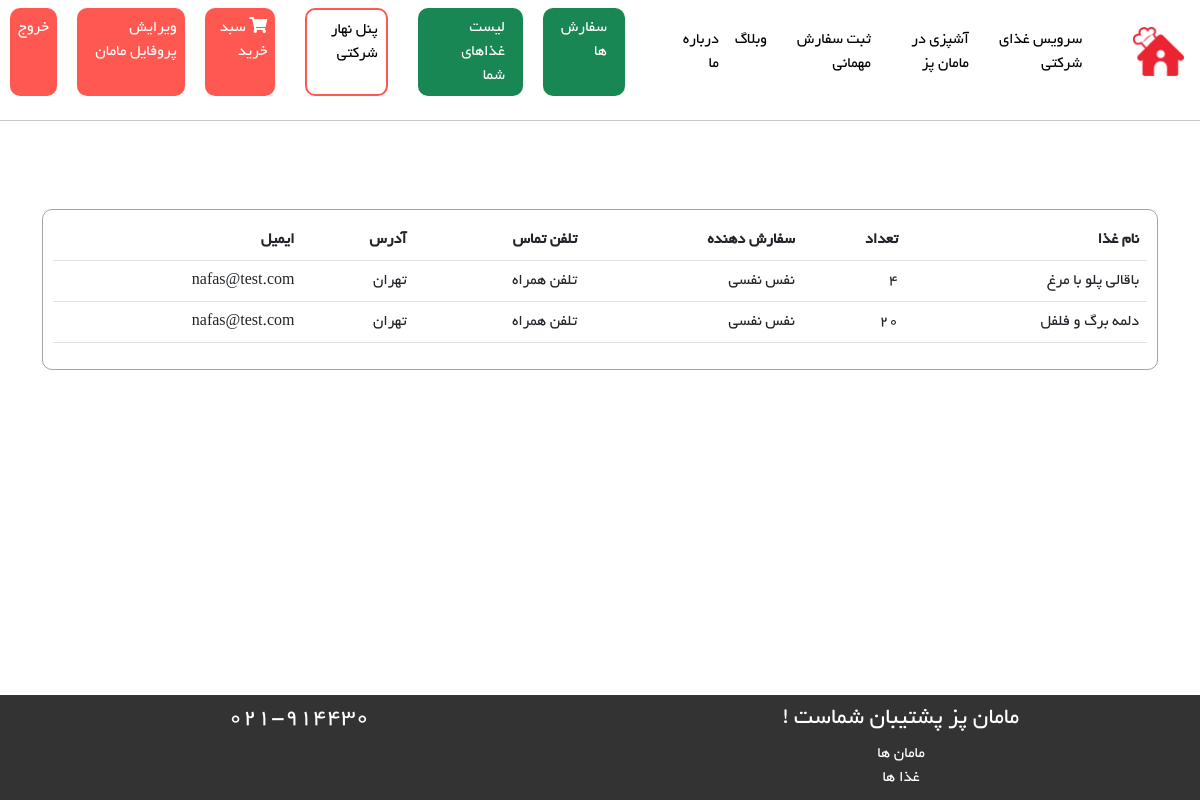
The page /order/showMomOrders (signed in) on the database as committed earlier.
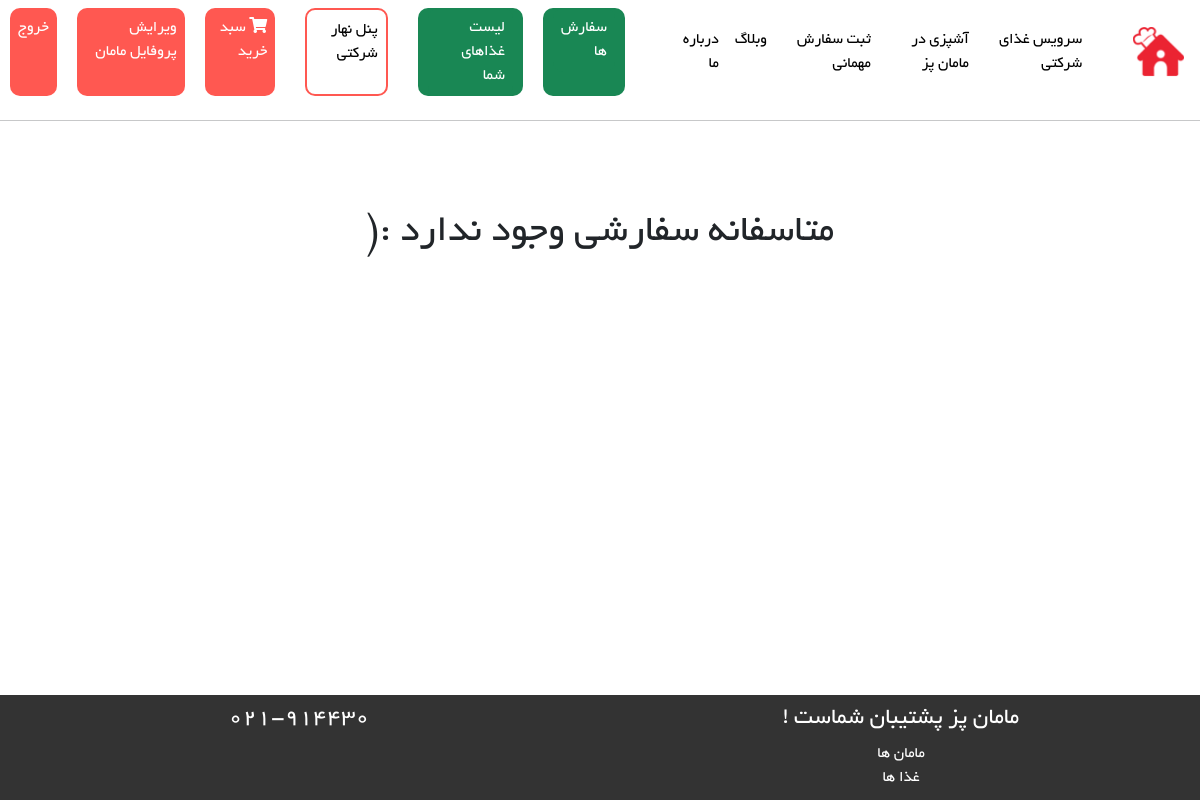
The same page on the database as committed later.
### Order/models.py (models this page shows, shortened)
class OrderDetail(models.Model):
    order = models.ForeignKey(Order, on_delete=models.CASCADE)
    food = models.ForeignKey(FoodsModel, on_delete=models.CASCADE)
    final_price = models.IntegerField(null=True, blank=True)
    count = models.IntegerField()
    is_paid = models.BooleanField(default=False)

class Order(models.Model):
    user = models.ForeignKey(User, on_delete=models.CASCADE)
    is_paid = models.BooleanField()
    payment_data = models.DateField(null=True, blank=True)
    class Meta:
        db_table = 'Order'

### Food/models.py (models this page shows, shortened)
class FoodsModel(models.Model):
    mom = models.ForeignKey(MomsModel, on_delete=models.CASCADE)
    food_name = models.CharField(max_length=100)
    food_price = models.IntegerField()
    food_recipe = models.CharField(max_length=500)
    food_order = models.IntegerField(editable=False, default=0)
    food_photo = models.ImageField(upload_to='foods_picture')
    is_active = models.BooleanField(default=True)
    class Meta:
        db_table = 'Foods'
        verbose_name = 'Food'
        verbose_name_plural = 'Foods'

### BaseApp/models.py (models this page shows, shortened)
class User(AbstractUser):
    phone_number = models.CharField(max_length=20, null=True, blank=True)
    email_active_code = models.CharField(max_length=100, null=True, blank=True)
    is_mom = models.BooleanField(default=False)
    address = models.TextField(null=True, blank=True)
    class Meta:
        db_table = 'User'

### Order/views.py (the view)
# urls.py: path('showMomOrders', views.showMomOrders, name='showMomOrders'),
def showMomOrders(request: HttpRequest):
    user_id = request.user.id
    is_mom = User.objects.filter(id=request.user.id, is_mom=True)
    if is_mom:
        mom_id = MomsModel.objects.filter(user_id=request.user.id).first()
        momOrders = OrderDetail.objects.filter(food__mom_id=mom_id.id, is_paid=True)
        context = {
            'momOrders': momOrders,
        }
        return render(request, 'Order/showMomOrders.html', context)
    else:
        return HttpResponseNotFound()

### Order/templates/Order/showMomOrders.html (shortened to what this page needs)
{% extends 'base/layout.html' %}
{% load static %}
{% block HeaderLinks %}
    <link rel="stylesheet" href="{% static 'css/Order/showCart-style.css' %}">
{% endblock %}
{% block main %}
    {% if momOrders %}
        <div class="main-box">
            <div class="table-responsive">
                <table class="table">
                    <thead>
                    <tr>
                        <th>نام غذا</th>
                        <th>تعداد</th>
                        <th>سفارش دهنده</th>
                        <th>تلفن تماس</th>
                        <th>آدرس</th>
                        <th>ایمیل</th>
                    </tr>
                    </thead>
                    {% for order in momOrders %}
                        <tbody>
                        <tr>
                            <td>{{ order.food.food_name }}</td>
                            <td>{{ order.count }}</td>
                            <td>{{ order.order.user.get_full_name }}</td>
                            <td>{{ order.order.user.phone_number }}</td>
                            <td>{{ order.order.user.address }}</td>
                            <td>{{ order.order.user.email }}</td>
                        </tr>
                        </tbody>
                    {% endfor %}
                </table>
            </div>
        </div>
    {% else %}
        <h1 class="text-center "> متاسفانه سفارشی وجود ندارد :( </h1>
    {% endif %}
{% endblock %}

### templates/base/layout.html (shortened to what this page needs)
{% load static %}
<!DOCTYPE html>
<html>
    <head>
        <link rel="stylesheet" href="{% static 'css/base/bootstrap.css' %}"/>
        <link rel="stylesheet" href="{% static 'css/base/layout-style.css' %}"/>
        <link rel="stylesheet" href="https://cdnjs.cloudflare.com/ajax/libs/font-awesome/5.15.1/css/all.min.css">
        {% block HeaderLinks %}{% endblock %}
    </head>
    </head>
    <body>
        <header>
            <div class="container-fluid">
                <nav class="navbar navbar-expand-lg">
                    <a class="navbar-brand" href="/"><img src="{% static 'image/icons/site-logo.png' %}" alt="لوگو"></a>
                    <div class="collapse navbar-collapse" id="navbarNav">
                        <ul class="navbar-nav ml-auto">
                            <li class="nav-item">
                                <a class="nav-link" href="#">سرویس غذای شرکتی</a>
                            </li>
                            <li class="nav-item">
                                <a class="nav-link" href="{% url 'MomsRegisterView' %}">آشپزی در مامان پز</a>
                            </li>
                            <li class="nav-item">
                                <a class="nav-link" href="#">ثبت سفارش مهمانی</a>
                            </li>
                            <li class="nav-item">
                                <a class="nav-link" href="#">وبلاگ</a>
                            </li>
                            <li class="nav-item">
                                <a class="nav-link" href="#">درباره ما</a>
                            </li>
                        </ul>
                        <ul id="left-but" class="navbar-nav">
                            {% if  request.user.is_mom %}
                                <li class="nav-item mom-order">
                                    <a id="log-bt" class="nav-link mom-order" href="{% url 'showMomOrders' %}">سفارش ها</a>
                                </li>
                                <li class="nav-item mom-order">
                                    <a id="log-bt" class="nav-link mom-order" href="{% url 'PerMomFoodsList' %}">لیست غذاهای شما</a>
                                </li>
                            {% endif %}
                            <li class="nav-item co-butt">
                                <a class="nav-link co-butt-a" href="#">پنل نهار شرکتی</a>
                            </li>
                            {% if request.user.is_authenticated %}
                                <li class="nav-item log-butt">
                                    <a id="log-bt" class="nav-link" href="{% url 'Show-Cart' %}">
                                        <i class="fas fa-shopping-cart"></i> سبد خرید
                                    </a>
                                </li>
                                {% if  request.user.is_mom %}
                                    <li class="nav-item log-butt">
                                        <a id="log-bt" class="nav-link" href="{% url 'UpdateMomProfile' %}">ویرایش پروفایل مامان</a>
                                    </li>
                                {% endif %}
                                <li class="nav-item log-butt">
                                    <a id="log-bt" class="nav-link" href="{% url 'logout' %}">خروج</a>
                                </li>
                            {% endif %}
                        </ul>
                    </div>
                </nav>
                <hr/>
            </div>
        </header>
        <br>
        <br>
        <br>
        <div class="container">
            {% block main %}{% endblock %}
        </div>
        <br>
        <br>
        <br>
        <div id="footer" class="footer fixed-bottom text-center">
            <div class="row">
                <div class="col-md-6">
                    <h4 id="postiban">مامان پز پشتیبان شماست !</h4>
                    <a href="{% url 'momsList' %}">مامان ها</a>
                    <br>
                    <a href="{% url 'FoodListView' %}">غذا ها</a>
                </div>
                <div class="col-md-6">
                    <h4>021-914430</h4>
                </div>
            </div>
        </div>
    </body>
</html>

### static/css/base/layout-style.css (style rules this page uses)
body { font-family: 'Yekan'; direction: rtl; }
.container-fluid { padding: 0; }
body { direction: rtl; }
a { text-decoration: none; color: black; }
header { background-color: #ffffff; font-size: 1rem; font-family: 'Yekan'; }
.navbar-brand img { max-height: 50px; }
.navbar-nav .nav-link { color: #000000; }
.log-butt { background-color: #ff5851; border-radius: 10px; color: white; margin: 0 10px 0 10px; }
.mom-order { background-color: #198754; border-radius: 10px; color: white; margin: 0 10px 0 10px; }
.co-butt-a { color: #ff5851; }
.co-butt { border: 2px solid #ff5851; border-radius: 10px; margin: 0 20px 0 20px; color: #ff5851; }
#log-bt { color: white; }
body { margin-bottom: 100px; }
.fixed-bottom { background-color: black; opacity: 80%; padding: 10px; }
.fixed-bottom h4 { color: white; }
.fixed-bottom a { color: white; text-decoration: none; }

Rows that differ between the two databases and show on the page:
removed OrderDetail: food.food_name "باقالی پلو با مرغ", count "4", order.user.get_full_name "نفس نفسی", order.user.phone_number "تلفن همراه", order.user.address "تهران", order.user.email "nafas@test.com"
removed OrderDetail: food.food_name "دلمه برگ و فلفل", count "20", order.user.get_full_name "نفس نفسی", order.user.phone_number "تلفن همراه", order.user.address "تهران", order.user.email "nafas@test.com"
Other text that changed with them:
text no longer shown: "نام غذا تعداد سفارش دهنده تلفن تماس آدرس ایمیل"
text now shown: "متاسفانه سفارشی وجود ندارد :("
